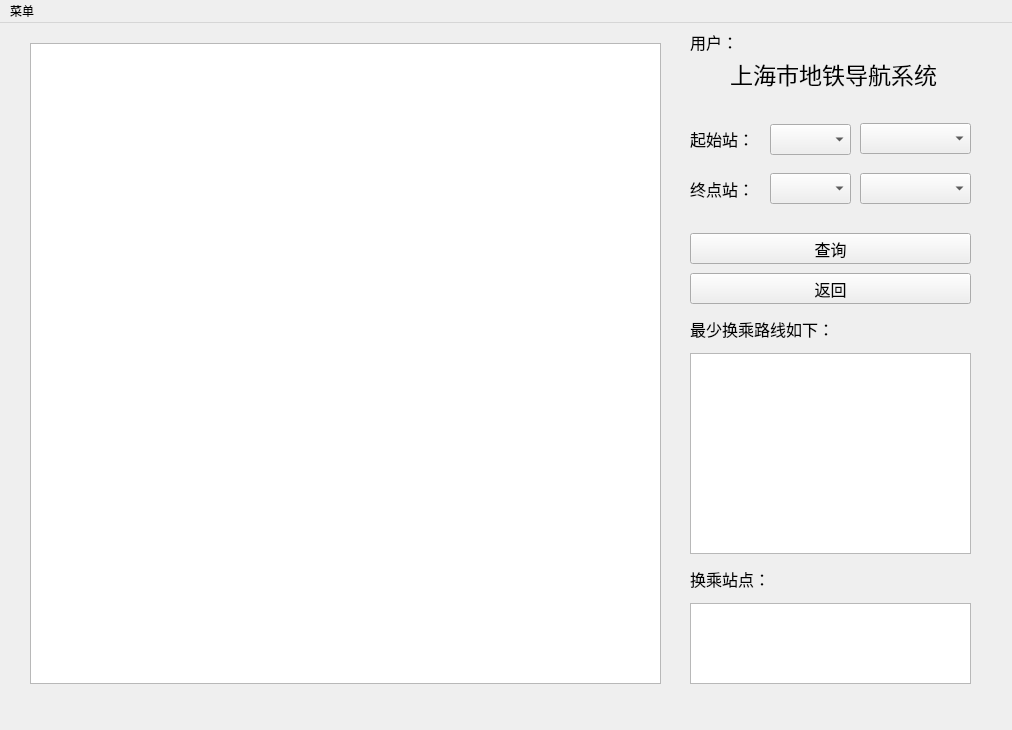
<?xml version="1.0" encoding="UTF-8"?>
<ui version="4.0">
 <class>MainWindow</class>
 <widget class="QMainWindow" name="MainWindow">
  <property name="geometry">
   <rect>
    <x>0</x>
    <y>0</y>
    <width>1012</width>
    <height>730</height>
   </rect>
  </property>
  <property name="windowTitle">
   <string>上海市地铁导航系统</string>
  </property>
  <widget class="QWidget" name="centralWidget">
   <widget class="QComboBox" name="comboBox">
    <property name="geometry">
     <rect>
      <x>860</x>
      <y>100</y>
      <width>111</width>
      <height>31</height>
     </rect>
    </property>
   </widget>
   <widget class="QTextBrowser" name="textBrowser">
    <property name="geometry">
     <rect>
      <x>690</x>
      <y>330</y>
      <width>281</width>
      <height>201</height>
     </rect>
    </property>
    <property name="font">
     <font>
      <family>AcadEref</family>
      <pointsize>11</pointsize>
     </font>
    </property>
   </widget>
   <widget class="QLabel" name="label_2">
    <property name="geometry">
     <rect>
      <x>690</x>
      <y>100</y>
      <width>91</width>
      <height>31</height>
     </rect>
    </property>
    <property name="font">
     <font>
      <family>华文宋体</family>
      <pointsize>12</pointsize>
     </font>
    </property>
    <property name="text">
     <string>起始站：</string>
    </property>
   </widget>
   <widget class="QPushButton" name="pushButton">
    <property name="geometry">
     <rect>
      <x>690</x>
      <y>210</y>
      <width>281</width>
      <height>31</height>
     </rect>
    </property>
    <property name="font">
     <font>
      <family>华文宋体</family>
      <pointsize>12</pointsize>
     </font>
    </property>
    <property name="text">
     <string>查询</string>
    </property>
   </widget>
   <widget class="QComboBox" name="comboBox_2">
    <property name="geometry">
     <rect>
      <x>860</x>
      <y>150</y>
      <width>111</width>
      <height>31</height>
     </rect>
    </property>
   </widget>
   <widget class="QLabel" name="label_3">
    <property name="geometry">
     <rect>
      <x>690</x>
      <y>150</y>
      <width>91</width>
      <height>31</height>
     </rect>
    </property>
    <property name="font">
     <font>
      <family>华文宋体</family>
      <pointsize>12</pointsize>
     </font>
    </property>
    <property name="text">
     <string>终点站：</string>
    </property>
   </widget>
   <widget class="QLabel" name="label">
    <property name="geometry">
     <rect>
      <x>730</x>
      <y>30</y>
      <width>251</width>
      <height>41</height>
     </rect>
    </property>
    <property name="font">
     <font>
      <family>华文宋体</family>
      <pointsize>17</pointsize>
     </font>
    </property>
    <property name="text">
     <string>上海市地铁导航系统</string>
    </property>
   </widget>
   <widget class="QGraphicsView" name="graphicsView">
    <property name="geometry">
     <rect>
      <x>30</x>
      <y>20</y>
      <width>631</width>
      <height>641</height>
     </rect>
    </property>
   </widget>
   <widget class="QComboBox" name="comboBox_3">
    <property name="geometry">
     <rect>
      <x>770</x>
      <y>101</y>
      <width>81</width>
      <height>31</height>
     </rect>
    </property>
    <property name="maxVisibleItems">
     <number>50</number>
    </property>
   </widget>
   <widget class="QComboBox" name="comboBox_4">
    <property name="geometry">
     <rect>
      <x>770</x>
      <y>150</y>
      <width>81</width>
      <height>31</height>
     </rect>
    </property>
    <property name="maxVisibleItems">
     <number>50</number>
    </property>
   </widget>
   <widget class="QLabel" name="label_4">
    <property name="geometry">
     <rect>
      <x>690</x>
      <y>290</y>
      <width>181</width>
      <height>31</height>
     </rect>
    </property>
    <property name="font">
     <font>
      <family>华文宋体</family>
      <pointsize>12</pointsize>
     </font>
    </property>
    <property name="text">
     <string>最少换乘路线如下：</string>
    </property>
   </widget>
   <widget class="QLabel" name="label_5">
    <property name="geometry">
     <rect>
      <x>690</x>
      <y>540</y>
      <width>181</width>
      <height>31</height>
     </rect>
    </property>
    <property name="font">
     <font>
      <family>华文宋体</family>
      <pointsize>12</pointsize>
     </font>
    </property>
    <property name="text">
     <string>换乘站点：</string>
    </property>
   </widget>
   <widget class="QTextBrowser" name="textBrowser_2">
    <property name="geometry">
     <rect>
      <x>690</x>
      <y>580</y>
      <width>281</width>
      <height>81</height>
     </rect>
    </property>
    <property name="font">
     <font>
      <family>AcadEref</family>
      <pointsize>11</pointsize>
     </font>
    </property>
   </widget>
   <widget class="QPushButton" name="pushButton_2">
    <property name="geometry">
     <rect>
      <x>690</x>
      <y>250</y>
      <width>281</width>
      <height>31</height>
     </rect>
    </property>
    <property name="font">
     <font>
      <family>华文宋体</family>
      <pointsize>12</pointsize>
     </font>
    </property>
    <property name="text">
     <string>返回</string>
    </property>
   </widget>
   <widget class="QLabel" name="label_6">
    <property name="geometry">
     <rect>
      <x>690</x>
      <y>10</y>
      <width>291</width>
      <height>18</height>
     </rect>
    </property>
    <property name="font">
     <font>
      <family>华文宋体</family>
      <pointsize>12</pointsize>
     </font>
    </property>
    <property name="text">
     <string>用户：</string>
    </property>
   </widget>
  </widget>
  <widget class="QMenuBar" name="menuBar">
   <property name="geometry">
    <rect>
     <x>0</x>
     <y>0</y>
     <width>1012</width>
     <height>20</height>
    </rect>
   </property>
   <widget class="QMenu" name="menu">
    <property name="title">
     <string>菜单</string>
    </property>
    <addaction name="separator"/>
    <addaction name="actiontianjia"/>
   </widget>
   <addaction name="menu"/>
  </widget>
  <action name="actiontianjia">
   <property name="text">
    <string>查询历史记录</string>
   </property>
  </action>
 </widget>
 <layoutdefault spacing="6" margin="11"/>
 <resources/>
 <connections/>
</ui>
